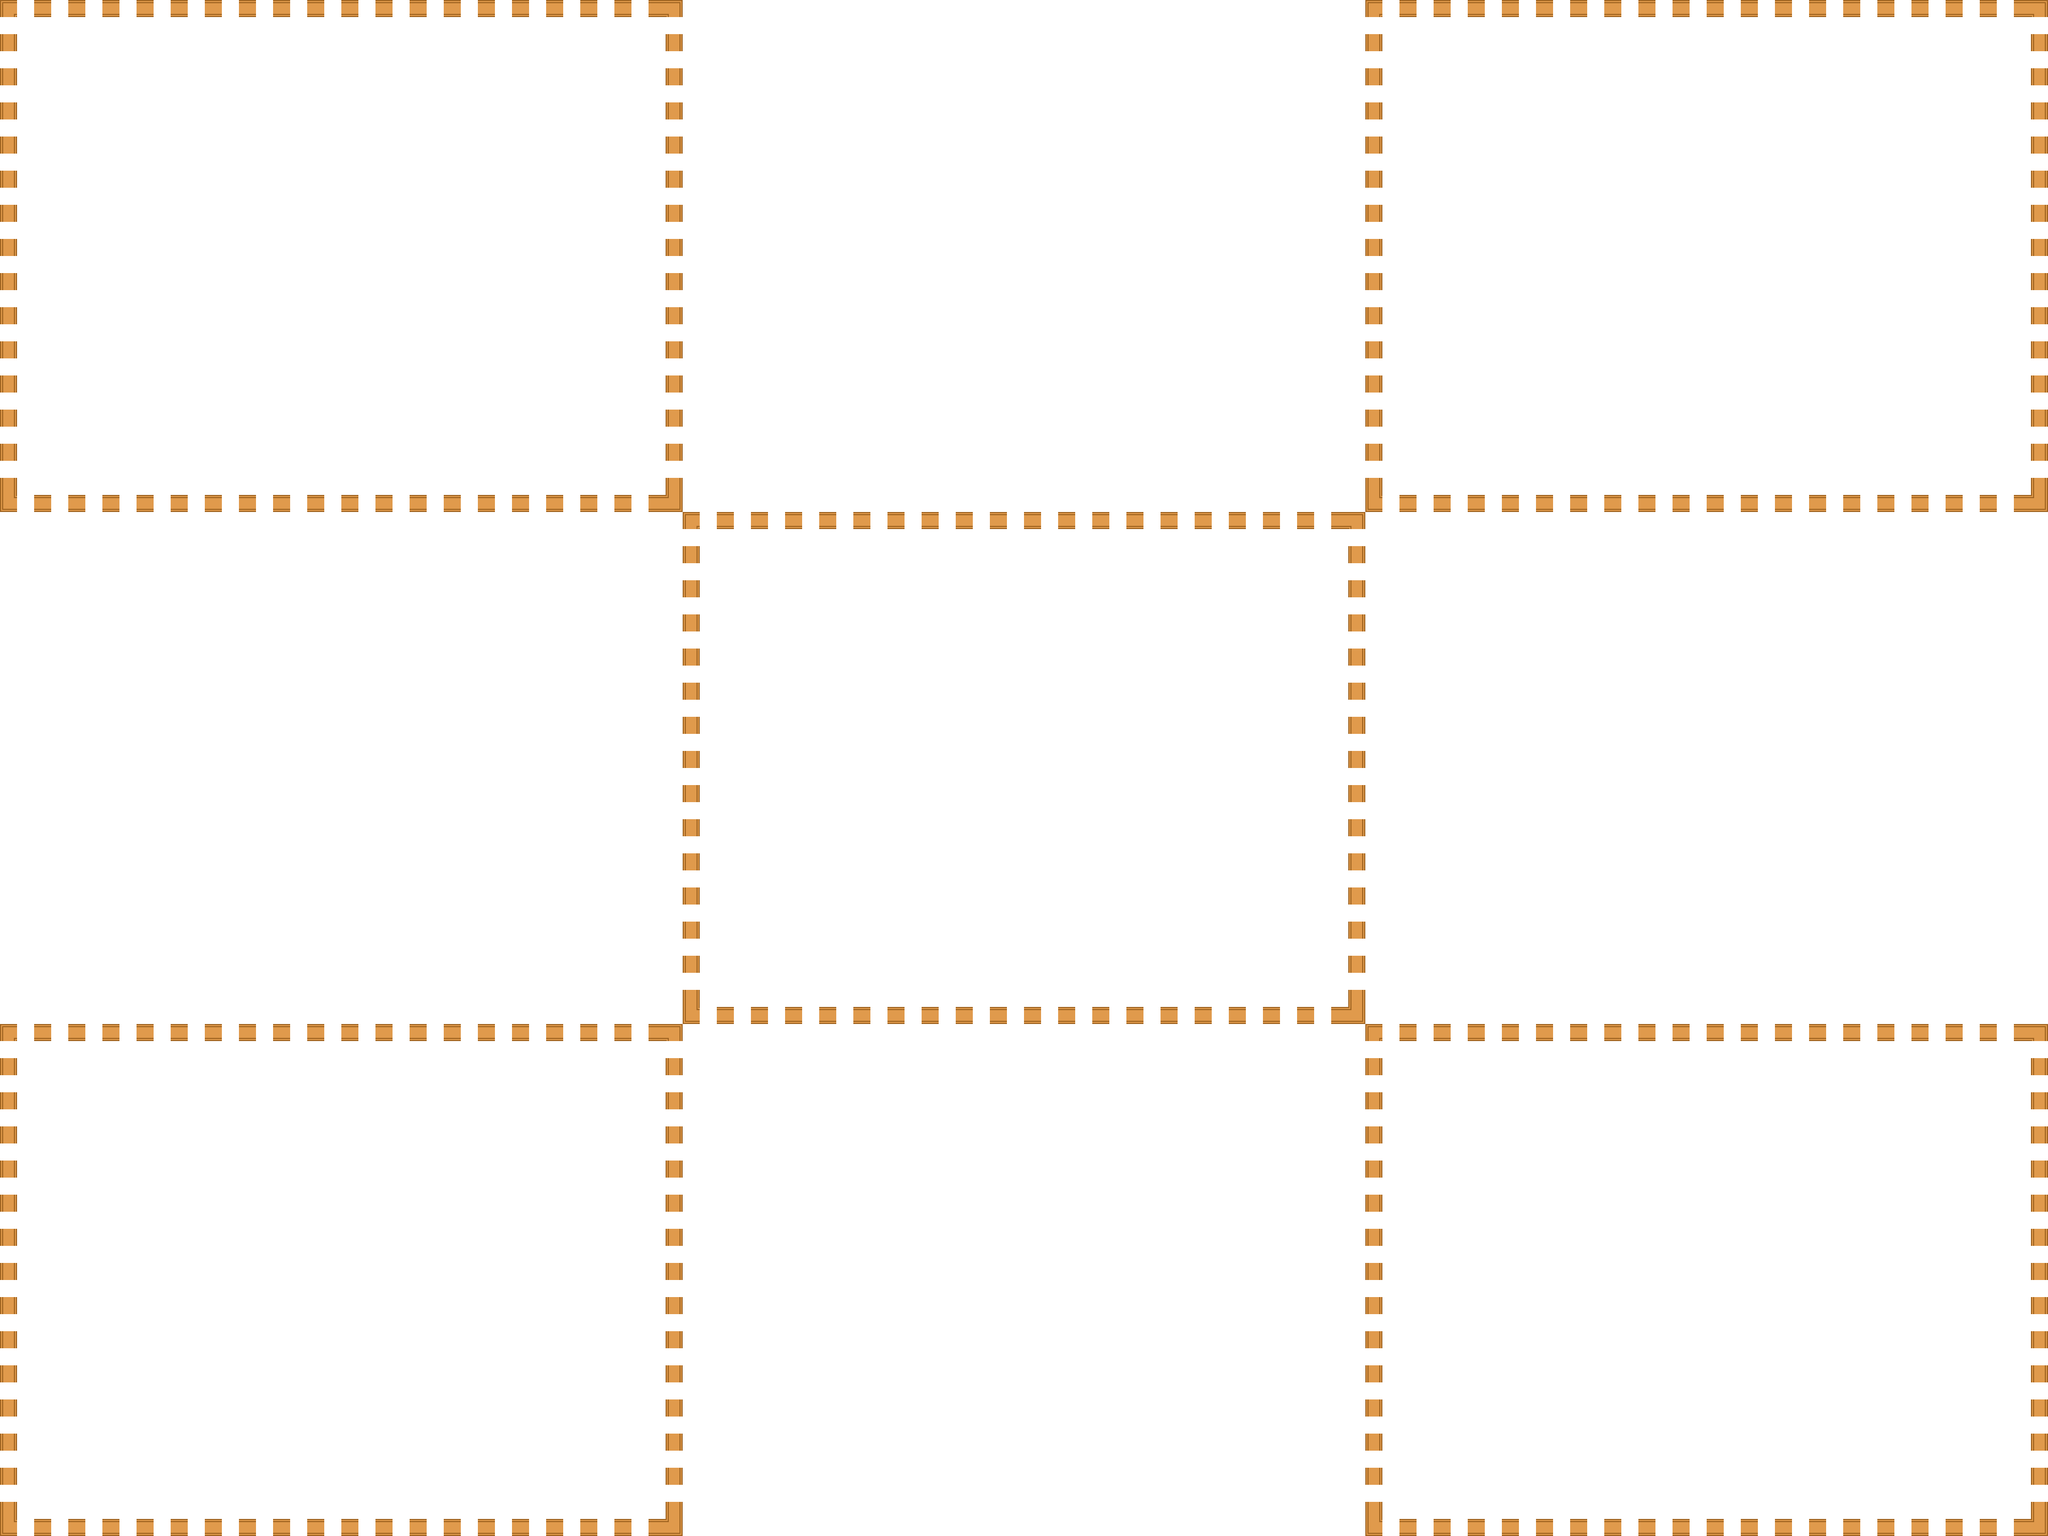

This game map was drawn from its Tiled (.tmx) file and the tilesets committed beside it. A one-line description and the trimmed map source follow:
An orthogonal 120x90 tile map with 32x32 px tiles, 3 tile layers (layer_death, layer_collision, layer_render), 2 tilesets and 7 objects (3x screen_size, followCenter, kamikaze, floor, gravity).

<map version="1.0" orientation="orthogonal" width="120" height="90" tilewidth="32" tileheight="32" backgroundcolor="#ffffff">
 <tileset firstgid="1" name="tileset" tilewidth="32" tileheight="32">
  <image source="../graphics/tileset.png" width="192" height="160" />
 </tileset>
 <tileset firstgid="31" name="entities-tileset" tilewidth="32" tileheight="32">
  <image source="../graphics/entities-tileset.png" trans="55ffff" width="224" height="32" />
 </tileset>
 <layer name="layer_death" width="120" height="90">
  <data>[10800 cells, 0 non-empty, 0 distinct tile ids]</data>
 </layer>
 <layer name="layer_collision" width="120" height="90">
  <data>[10800 cells, 0 non-empty, 0 distinct tile ids]</data>
 </layer>
 <layer name="layer_render" width="120" height="90">
  <data>[10800 cells, 350 non-empty, 6 distinct tile ids]</data>
 </layer>
 <objectgroup name="objects" width="120" height="90">
  <object name="followCenter" type="followCenter" x="940" y="712" width="32" height="32" />
  <object type="kamikaze" gid="36" x="192" y="192" />
  <object type="floor" x="0" y="928" width="1280" height="32" />
 </objectgroup>
 <objectgroup name="level_properties" width="120" height="90" visible="0">
  <object name="gravity" type="gravity" x="0" y="448" width="96" height="32">
   <properties>
    <property name="gx" value="0" />
    <property name="gy" value="9.8" />
   </properties>
  </object>
  <object type="screen_size" x="0" y="480" width="640" height="480" />
  <object type="screen_size" x="640" y="0" width="640" height="480" />
  <object type="screen_size" x="1280" y="480" width="640" height="480" />
 </objectgroup>
</map>